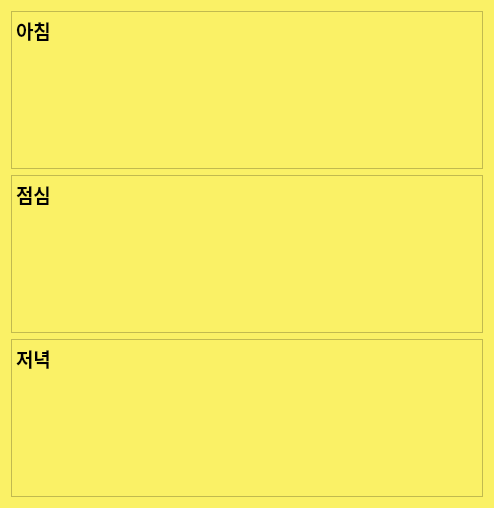
<?xml version="1.0" encoding="UTF-8"?>
<ui version="4.0">
 <class>Dialog</class>
 <widget class="QDialog" name="Dialog">
  <property name="geometry">
   <rect>
    <x>0</x>
    <y>0</y>
    <width>494</width>
    <height>508</height>
   </rect>
  </property>
  <property name="windowTitle">
   <string>지방 제로 식단</string>
  </property>
  <property name="windowIcon">
   <iconset>
    <normaloff>imagefile/fat.png</normaloff>imagefile/fat.png</iconset>
  </property>
  <property name="styleSheet">
   <string notr="true">background-color: rgb(250, 241, 102);</string>
  </property>
  <layout class="QVBoxLayout" name="verticalLayout">
   <item>
    <widget class="QTextBrowser" name="textBrowser_2">
     <property name="styleSheet">
      <string notr="true"/>
     </property>
     <property name="html">
      <string>&lt;!DOCTYPE HTML PUBLIC &quot;-//W3C//DTD HTML 4.0//EN&quot; &quot;http://www.w3.org/TR/REC-html40/strict.dtd&quot;&gt;
&lt;html&gt;&lt;head&gt;&lt;meta name=&quot;qrichtext&quot; content=&quot;1&quot; /&gt;&lt;style type=&quot;text/css&quot;&gt;
p, li { white-space: pre-wrap; }
&lt;/style&gt;&lt;/head&gt;&lt;body style=&quot; font-family:'Gulim'; font-size:9pt; font-weight:400; font-style:normal;&quot;&gt;
&lt;p style=&quot; margin-top:0px; margin-bottom:0px; margin-left:0px; margin-right:0px; -qt-block-indent:0; text-indent:0px;&quot;&gt;&lt;span style=&quot; font-size:14pt; font-weight:600;&quot;&gt;아침&lt;/span&gt;&lt;/p&gt;&lt;/body&gt;&lt;/html&gt;</string>
     </property>
    </widget>
   </item>
   <item>
    <widget class="QTextBrowser" name="textBrowser">
     <property name="html">
      <string>&lt;!DOCTYPE HTML PUBLIC &quot;-//W3C//DTD HTML 4.0//EN&quot; &quot;http://www.w3.org/TR/REC-html40/strict.dtd&quot;&gt;
&lt;html&gt;&lt;head&gt;&lt;meta name=&quot;qrichtext&quot; content=&quot;1&quot; /&gt;&lt;style type=&quot;text/css&quot;&gt;
p, li { white-space: pre-wrap; }
&lt;/style&gt;&lt;/head&gt;&lt;body style=&quot; font-family:'Gulim'; font-size:9pt; font-weight:400; font-style:normal;&quot;&gt;
&lt;p style=&quot; margin-top:0px; margin-bottom:0px; margin-left:0px; margin-right:0px; -qt-block-indent:0; text-indent:0px;&quot;&gt;&lt;span style=&quot; font-size:14pt; font-weight:600;&quot;&gt;점심&lt;/span&gt;&lt;/p&gt;
&lt;p style=&quot;-qt-paragraph-type:empty; margin-top:0px; margin-bottom:0px; margin-left:0px; margin-right:0px; -qt-block-indent:0; text-indent:0px; font-size:14pt; font-weight:600;&quot;&gt;&lt;br /&gt;&lt;/p&gt;&lt;/body&gt;&lt;/html&gt;</string>
     </property>
    </widget>
   </item>
   <item>
    <widget class="QTextBrowser" name="textBrowser_3">
     <property name="html">
      <string>&lt;!DOCTYPE HTML PUBLIC &quot;-//W3C//DTD HTML 4.0//EN&quot; &quot;http://www.w3.org/TR/REC-html40/strict.dtd&quot;&gt;
&lt;html&gt;&lt;head&gt;&lt;meta name=&quot;qrichtext&quot; content=&quot;1&quot; /&gt;&lt;style type=&quot;text/css&quot;&gt;
p, li { white-space: pre-wrap; }
&lt;/style&gt;&lt;/head&gt;&lt;body style=&quot; font-family:'Gulim'; font-size:9pt; font-weight:400; font-style:normal;&quot;&gt;
&lt;p style=&quot; margin-top:0px; margin-bottom:0px; margin-left:0px; margin-right:0px; -qt-block-indent:0; text-indent:0px;&quot;&gt;&lt;span style=&quot; font-size:14pt; font-weight:600;&quot;&gt;저녁&lt;/span&gt;&lt;/p&gt;&lt;/body&gt;&lt;/html&gt;</string>
     </property>
    </widget>
   </item>
  </layout>
 </widget>
 <resources/>
 <connections/>
</ui>
